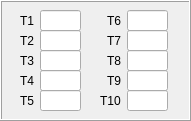
     <widget class="QFrame" name="frame_3">
      <property name="geometry">
       <rect>
        <x>1000</x>
        <y>390</y>
        <width>191</width>
        <height>121</height>
       </rect>
      </property>
      <property name="frameShape">
       <enum>QFrame::Box</enum>
      </property>
      <property name="frameShadow">
       <enum>QFrame::Raised</enum>
      </property>
      <widget class="QLabel" name="label_17">
       <property name="geometry">
        <rect>
         <x>20</x>
         <y>10</y>
         <width>16</width>
         <height>21</height>
        </rect>
       </property>
       <property name="text">
        <string>T1</string>
       </property>
      </widget>
      <widget class="QLineEdit" name="lineEditTemperatureSensor1">
       <property name="geometry">
        <rect>
         <x>40</x>
         <y>10</y>
         <width>41</width>
         <height>21</height>
        </rect>
       </property>
      </widget>
      <widget class="QLabel" name="label_26">
       <property name="geometry">
        <rect>
         <x>20</x>
         <y>30</y>
         <width>16</width>
         <height>21</height>
        </rect>
       </property>
       <property name="lineWidth">
        <number>-5</number>
       </property>
       <property name="text">
        <string>T2</string>
       </property>
      </widget>
      <widget class="QLineEdit" name="lineEditTemperatureSensor2">
       <property name="geometry">
        <rect>
         <x>40</x>
         <y>30</y>
         <width>41</width>
         <height>21</height>
        </rect>
       </property>
      </widget>
      <widget class="QLabel" name="label_30">
       <property name="geometry">
        <rect>
         <x>20</x>
         <y>50</y>
         <width>16</width>
         <height>21</height>
        </rect>
       </property>
       <property name="text">
        <string>T3</string>
       </property>
      </widget>
      <widget class="QLineEdit" name="lineEditTemperatureSensor3">
       <property name="geometry">
        <rect>
         <x>40</x>
         <y>50</y>
         <width>41</width>
         <height>21</height>
        </rect>
       </property>
      </widget>
      <widget class="QLineEdit" name="lineEditTemperatureSensor4">
       <property name="geometry">
        <rect>
         <x>40</x>
         <y>70</y>
         <width>41</width>
         <height>21</height>
        </rect>
       </property>
      </widget>
      <widget class="QLineEdit" name="lineEditTemperatureSensor5">
       <property name="geometry">
        <rect>
         <x>40</x>
         <y>90</y>
         <width>41</width>
         <height>21</height>
        </rect>
       </property>
      </widget>
      <widget class="QLineEdit" name="lineEditTemperatureSensor6">
       <property name="geometry">
        <rect>
         <x>127</x>
         <y>10</y>
         <width>41</width>
         <height>21</height>
        </rect>
       </property>
      </widget>
      <widget class="QLineEdit" name="lineEditTemperatureSensor7">
       <property name="geometry">
        <rect>
         <x>127</x>
         <y>30</y>
         <width>41</width>
         <height>21</height>
        </rect>
       </property>
      </widget>
      <widget class="QLineEdit" name="lineEditTemperatureSensor8">
       <property name="geometry">
        <rect>
         <x>127</x>
         <y>50</y>
         <width>41</width>
         <height>21</height>
        </rect>
       </property>
      </widget>
      <widget class="QLineEdit" name="lineEditTemperatureSensor9">
       <property name="geometry">
        <rect>
         <x>127</x>
         <y>70</y>
         <width>41</width>
         <height>21</height>
        </rect>
       </property>
      </widget>
      <widget class="QLineEdit" name="lineEditTemperatureSensor10">
       <property name="geometry">
        <rect>
         <x>127</x>
         <y>90</y>
         <width>41</width>
         <height>21</height>
        </rect>
       </property>
      </widget>
      <widget class="QLabel" name="label_31">
       <property name="geometry">
        <rect>
         <x>20</x>
         <y>70</y>
         <width>16</width>
         <height>21</height>
        </rect>
       </property>
       <property name="text">
        <string>T4</string>
       </property>
      </widget>
      <widget class="QLabel" name="label_32">
       <property name="geometry">
        <rect>
         <x>20</x>
         <y>90</y>
         <width>16</width>
         <height>21</height>
        </rect>
       </property>
       <property name="text">
        <string>T5</string>
       </property>
      </widget>
      <widget class="QLabel" name="label_33">
       <property name="geometry">
        <rect>
         <x>107</x>
         <y>10</y>
         <width>21</width>
         <height>21</height>
        </rect>
       </property>
       <property name="text">
        <string>T6</string>
       </property>
      </widget>
      <widget class="QLabel" name="label_48">
       <property name="geometry">
        <rect>
         <x>107</x>
         <y>30</y>
         <width>21</width>
         <height>21</height>
        </rect>
       </property>
       <property name="text">
        <string>T7</string>
       </property>
      </widget>
      <widget class="QLabel" name="label_49">
       <property name="geometry">
        <rect>
         <x>107</x>
         <y>50</y>
         <width>21</width>
         <height>21</height>
        </rect>
       </property>
       <property name="text">
        <string>T8</string>
       </property>
      </widget>
      <widget class="QLabel" name="label_50">
       <property name="geometry">
        <rect>
         <x>107</x>
         <y>70</y>
         <width>21</width>
         <height>21</height>
        </rect>
       </property>
       <property name="text">
        <string>T9</string>
       </property>
      </widget>
      <widget class="QLabel" name="label_54">
       <property name="geometry">
        <rect>
         <x>90</x>
         <y>90</y>
         <width>41</width>
         <height>21</height>
        </rect>
       </property>
       <property name="text">
        <string>T10</string>
       </property>
       <property name="alignment">
        <set>Qt::AlignCenter</set>
       </property>
      </widget>
      <zorder>label_17</zorder>
      <zorder>lineEditTemperatureSensor1</zorder>
      <zorder>label_26</zorder>
      <zorder>lineEditTemperatureSensor2</zorder>
      <zorder>label_30</zorder>
      <zorder>lineEditTemperatureSensor3</zorder>
      <zorder>lineEditTemperatureSensor4</zorder>
      <zorder>lineEditTemperatureSensor5</zorder>
      <zorder>label_31</zorder>
      <zorder>label_32</zorder>
      <zorder>label_33</zorder>
      <zorder>label_48</zorder>
      <zorder>label_49</zorder>
      <zorder>label_50</zorder>
      <zorder>label_54</zorder>
      <zorder>lineEditTemperatureSensor10</zorder>
      <zorder>lineEditTemperatureSensor6</zorder>
      <zorder>lineEditTemperatureSensor7</zorder>
      <zorder>lineEditTemperatureSensor8</zorder>
      <zorder>lineEditTemperatureSensor9</zorder>
     </widget>
